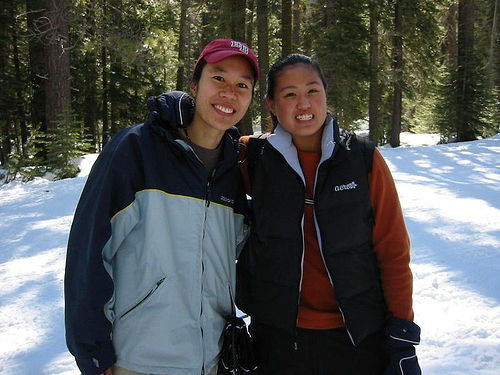
#> input picture foto.jpg, 500 x 375 px
$ python detectar.py
#> lines starting #> are read from the running program, lines starting #| are printed output that depends on the picture
### load_data.py
import cv2
import numpy as np
import xml.etree.ElementTree as ET
import os

# ========== FUNCIONES DE CONVOLUCIÓN ==========

# [76 lines left out: functions aplicar_convolucion, max_pooling, extract_conv_features, not called in this run]

def extract_7x7(img):
    if len(img.shape) == 3:
        img = cv2.cvtColor(img, cv2.COLOR_BGR2GRAY)

    img_resized = cv2.resize(img, (7, 7))
    return img_resized.flatten()

# ========== CARGA DE DATASET ==========

# [58 lines left out: function load_dataset, not called in this run]

### detectar.py
import cv2
import numpy as np
from mlp_model import forward
from load_data import extract_7x7

# Cargar modelo entrenado
W1 = np.load("W1.npy")
#> (reads W1.npy from the repository)
b1 = np.load("b1.npy")
#> (reads b1.npy from the repository)
W2 = np.load("W2.npy")
#> (reads W2.npy from the repository)
b2 = np.load("b2.npy")
#> (reads b2.npy from the repository)

# Ruta de la imagen
path = "foto.jpg"
img = cv2.imread(path)
#> img is the input picture: shape (375, 500, 3); mean B, G, R 85.7, 87, 84.8

if img is None:
    print(f"[ERROR] No se pudo cargar la imagen '{path}'. Verifica la ruta.")
    exit()

# Procesar imagen
img_gray = cv2.cvtColor(img, cv2.COLOR_BGR2GRAY)
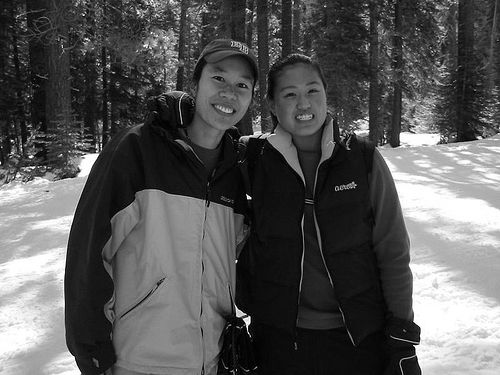
#> img_gray: shape (375, 500); min 0, max 255, mean 86.2

# Redimensionar (si quieres 64×64 o 32×32, aquí se ajusta)
img_gray_resized = cv2.resize(img_gray, (64,64))
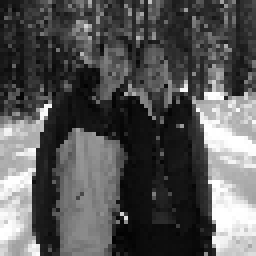
#> img_gray_resized: shape (64, 64) (shown 4 times larger); min 2, max 255, mean 86

# Extraer características con kernel 7x7
desc = extract_7x7(img_gray_resized)
#> desc = 49 values, max 227 at index 41, min 4 at index 45, mean 73.24
X = desc.reshape(-1,1)
#> X has the same summary as desc

# Evaluar en la red
#> (the run stopped early here; a loop or call above may not have finished)
